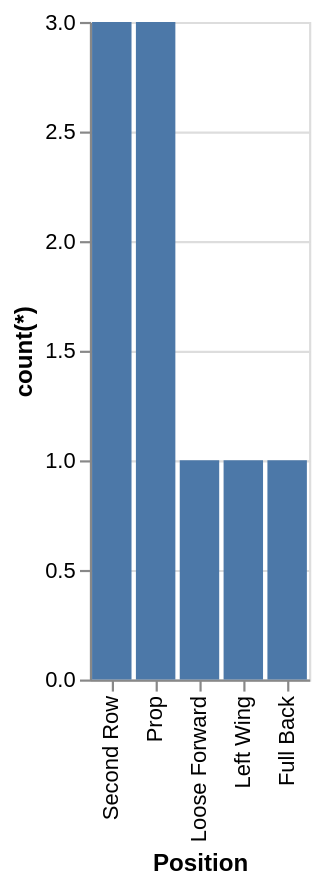

Specify this chart in Vega-Lite:
### Vega-Lite specification from a JSON file in a GitHub repository (floating-point values rounded to 4 significant figures)
{"data": {"values": [{"x_data": "Second Row", "y_data": 3}, {"x_data": "Prop", "y_data": 3}, {"x_data": "Loose Forward", "y_data": 1}, {"x_data": "Left Wing", "y_data": 1}, {"x_data": "Full Back", "y_data": 1}]}, "mark": "bar", "encoding": {"x": {"field": "x_data", "type": "nominal", "title": "Position", "sort": "descending"}, "y": {"field": "y_data", "type": "quantitative", "title": "count(*)"}}}
